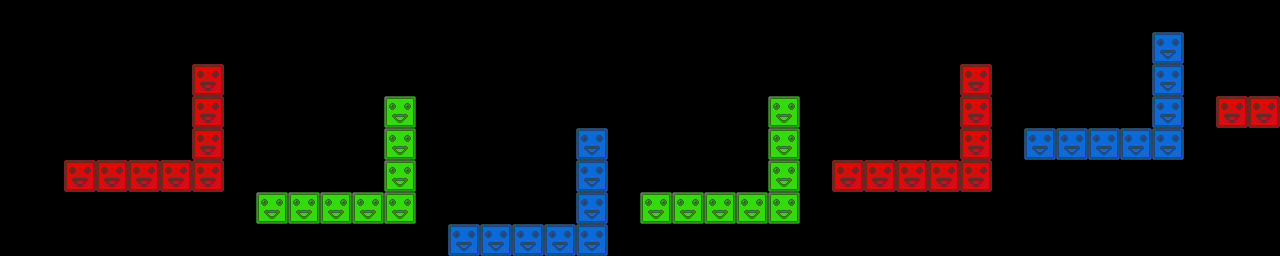

A level layout from a 2D game, rendered from its tile map. Below: a short description, then the map file with tile-grid data replaced by summaries:
An orthogonal 40x8 tile map with 32x32 px tiles, 3 tile layers (red, green, blue) and 6 objects.

<map version="1.0" orientation="orthogonal" renderorder="right-down" width="40" height="8" tilewidth="32" tileheight="32">
 <tileset firstgid="1" name="blocks" tilewidth="32" tileheight="32">
  <image source="blocks.png" width="96" height="32" />
 </tileset>
 <layer name="red" width="40" height="8">
  <data>[320 cells, 18 non-empty, 1 distinct tile ids]</data>
 </layer>
 <layer name="green" width="40" height="8">
  <data>[320 cells, 16 non-empty, 1 distinct tile ids]</data>
 </layer>
 <layer name="blue" width="40" height="8">
  <data>[320 cells, 16 non-empty, 1 distinct tile ids]</data>
 </layer>
 <objectgroup name="crystals">
  <object x="345" y="160">
   <ellipse />
  </object>
  <object x="159" y="114">
   <ellipse />
  </object>
  <object x="490" y="208">
   <ellipse />
  </object>
 </objectgroup>
 <objectgroup name="spikes">
  <object x="646" y="136">
   <ellipse />
  </object>
  <object x="873" y="92">
   <ellipse />
  </object>
  <object x="1105" y="116">
   <ellipse />
  </object>
 </objectgroup>
</map>
